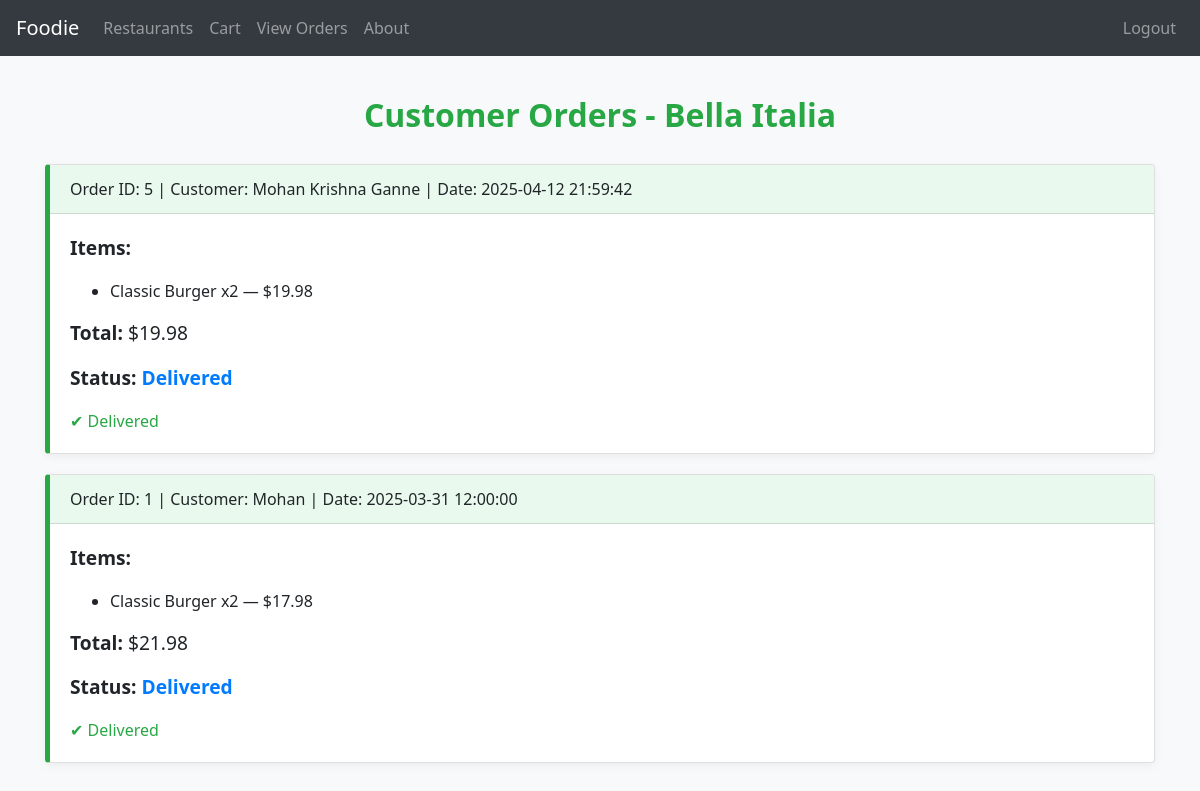
/restaurant/1/manage_orders (signed in), run on an earlier commit of the app's database.
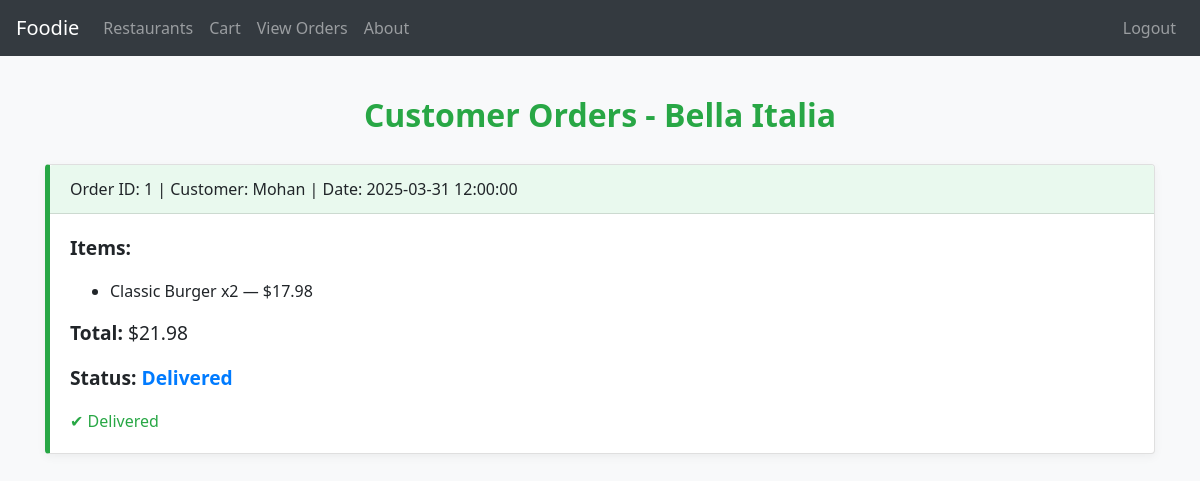
And on a later commit of the database.
### tables this page shows
CREATE TABLE Orders (
    OrderID INTEGER PRIMARY KEY AUTOINCREMENT,
    UserID INTEGER NOT NULL,
    RestaurantID INTEGER NOT NULL,
    OrderStatus TEXT CHECK(OrderStatus IN ('Pending', 'Preparing', 'Delivered')) NOT NULL,
    OrderDate DATETIME DEFAULT CURRENT_TIMESTAMP,
    TotalPrice REAL NOT NULL,
    FOREIGN KEY (UserID) REFERENCES Users(UserID),
    FOREIGN KEY (RestaurantID) REFERENCES Restaurants(RestaurantID)
);

CREATE TABLE Users (
    UserID INTEGER PRIMARY KEY AUTOINCREMENT,
    FullName TEXT NOT NULL,
    Email TEXT UNIQUE NOT NULL,
    PasswordHash TEXT NOT NULL,
    Role TEXT CHECK(Role IN ('Customer', 'RestaurantOwner', 'Admin')) NOT NULL
);

CREATE TABLE OrderDetails (
    OrderDetailID INTEGER PRIMARY KEY AUTOINCREMENT,
    OrderID INTEGER NOT NULL,
    MenuItemID INTEGER NOT NULL,
    Quantity INTEGER NOT NULL,
    SubTotal REAL NOT NULL,
    FOREIGN KEY (OrderID) REFERENCES Orders(OrderID),
    FOREIGN KEY (MenuItemID) REFERENCES MenuItems(MenuItemID)
);

CREATE TABLE MenuItems (
    MenuItemID INTEGER PRIMARY KEY AUTOINCREMENT,
    RestaurantID INTEGER NOT NULL,
    ItemName TEXT NOT NULL,
    Description TEXT,
    Price REAL NOT NULL,
    AvailabilityStatus TEXT CHECK(AvailabilityStatus IN ('Available', 'Unavailable')) NOT NULL,
    FOREIGN KEY (RestaurantID) REFERENCES Restaurants(RestaurantID)
);

### app.py (the view)
@app.route('/restaurant/<int:restaurant_id>/manage_orders')
@login_required
def manage_orders(restaurant_id):
    user_id = session.get('UserID')
    role = session.get('Role')
    conn = sqlite3.connect('database.db')
    conn.row_factory = sqlite3.Row
    cursor = conn.cursor()
    if role != 'Admin':
        cursor.execute("SELECT * FROM Restaurants WHERE RestaurantID = ? AND OwnerID = ?", (restaurant_id, user_id))
        if not cursor.fetchone():
            flash("Unauthorized access to manage orders.", "danger")
            return redirect(url_for('about'))
    cursor.execute("SELECT Name FROM Restaurants WHERE RestaurantID = ?", (restaurant_id,))
    restaurant_row = cursor.fetchone()
    if not restaurant_row:
        flash("Restaurant not found.", "danger")
        return redirect(url_for('about'))
    restaurant_name = restaurant_row['Name']
    cursor.execute("""
        SELECT o.OrderID, o.UserID, o.OrderStatus, o.OrderDate, o.TotalPrice, u.FullName as CustomerName
        FROM Orders o
        JOIN Users u ON o.UserID = u.UserID
        WHERE o.RestaurantID = ?
        ORDER BY o.OrderDate DESC
    """, (restaurant_id,))
    order_rows = cursor.fetchall()
    orders = []
    for order in order_rows:
        cursor.execute("""
            SELECT m.ItemName, d.Quantity, d.SubTotal
            FROM OrderDetails d
            JOIN MenuItems m ON d.MenuItemID = m.MenuItemID
            WHERE d.OrderID = ?
        """, (order['OrderID'],))
        items = cursor.fetchall()
        orders.append({
            'OrderID': order['OrderID'],
            'CustomerName': order['CustomerName'],
            'OrderDate': order['OrderDate'],
            'OrderStatus': order['OrderStatus'],
            'TotalPrice': order['TotalPrice'],
            'Items': items
        })
    conn.close()
    return render_template('manage_orders.html', restaurant_name=restaurant_name, orders=orders)

### app.py (called while the page is built)
def login_required(f):
    @wraps(f)
    def decorated_function(*args, **kwargs):
        if 'UserID' not in session:
            return redirect(url_for('signin'))
        return f(*args, **kwargs)
    return decorated_function

### templates/manage_orders.html (shortened to what this page needs)
<!DOCTYPE html>
<html lang="en">
<head>
    <link rel="stylesheet" href="{{ url_for('static', filename='style.css') }}">
    <link rel="stylesheet" href="https://stackpath.bootstrapcdn.com/bootstrap/4.5.2/css/bootstrap.min.css">
</head>
<body>
    <nav class="navbar navbar-expand-lg navbar-dark bg-dark">
        <a class="navbar-brand" href="{{ url_for('about') }}">Foodie</a>
        <div class="collapse navbar-collapse" id="navbarNav">
            <ul class="navbar-nav mr-auto">
                {% if (session.get('Role') == 'Admin' or session.get('Role') == 'Customer') %}
                <li class="nav-item">
                    <a class="nav-link" href="{{ url_for('restaurants') }}">Restaurants</a>
                </li>
                <li class="nav-item">
                    <a class="nav-link" href="{{ url_for('cart') }}">Cart</a>
                </li>
                <li class="nav-item">
                    <a class="nav-link" href="{{ url_for('my_orders') }}">View Orders</a>
                </li>
                {% endif %}
                <li class="nav-item">
                    <a class="nav-link" href="{{ url_for('about') }}">About</a>
                </li>
            </ul>
            <ul class="navbar-nav">
                {% if session.get('UserID') %}
                <li class="nav-item">
                    <a class="nav-link" href="{{ url_for('logout') }}">Logout</a>
                </li>
                {% else %}
                <li class="nav-item">
                    <a class="nav-link" href="{{ url_for('signin') }}">Login</a>
                </li>
                {% endif %}
            </ul>
        </div>
    </nav>
<div class="container">
    <h2>Customer Orders - {{ restaurant_name }}</h2>
    {% if orders %}
        {% for order in orders %}
        <div class="card">
            <div class="card-header">
                Order ID: {{ order['OrderID'] }} | Customer: {{ order['CustomerName'] }} | Date: {{ order['OrderDate'] }}
            </div>
            <div class="card-body">
                <p><strong>Items:</strong></p>
                <ul>
                    {% for item in order['Items'] %}
                        <li>{{ item['ItemName'] }} x{{ item['Quantity'] }} — ${{ item['SubTotal'] }}</li>
                    {% endfor %}
                </ul>
                <p><strong>Total:</strong> ${{ order['TotalPrice'] }}</p>
                <p><strong>Status:</strong> <span class="order-status">{{ order['OrderStatus'] }}</span></p>
                {% if order['OrderStatus'] != 'Delivered' %}
                <form method="POST" class="status-form" action="{{ url_for('update_order_status', order_id=order['OrderID']) }}">
                    <input type="hidden" name="current_status" value="{{ order['OrderStatus'] }}">
                    <button type="submit" class="btn btn-primary btn-status">Mark as {{ 'Preparing' if order['OrderStatus'] == 'Pending' else 'Delivered' }}</button>
                </form>
                {% else %}
                <span class="text-success">✔ Delivered</span>
                {% endif %}
            </div>
        </div>
        {% endfor %}
    {% else %}
        <div class="no-orders">
            <h5>No orders placed yet.</h5>
        </div>
    {% endif %}
</div>
</body>
</html>

What changed in the data, as far as the page shows it:
removed Orders: OrderID "5", CustomerName "Mohan Krishna Ganne", OrderDate "2025-04-12 21:59:42", TotalPrice "19.98", OrderStatus "Delivered", shows "✔ Delivered"
removed OrderDetails: ItemName "Classic Burger", Quantity "2", SubTotal "19.98", shown under "5"
